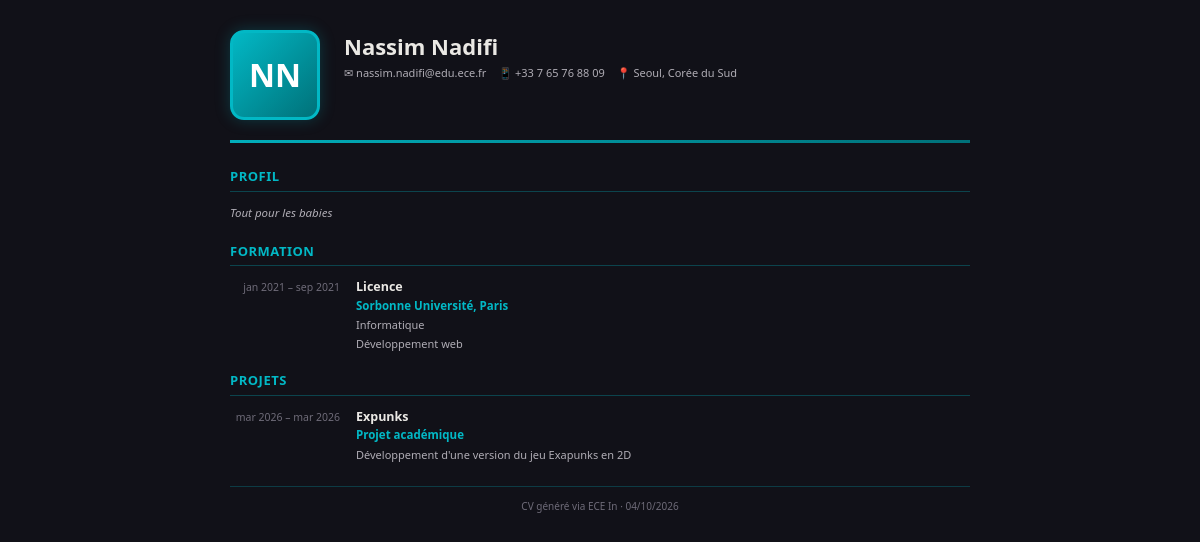
Page /cv/generer_cv.php (signed in) on the earlier database version.
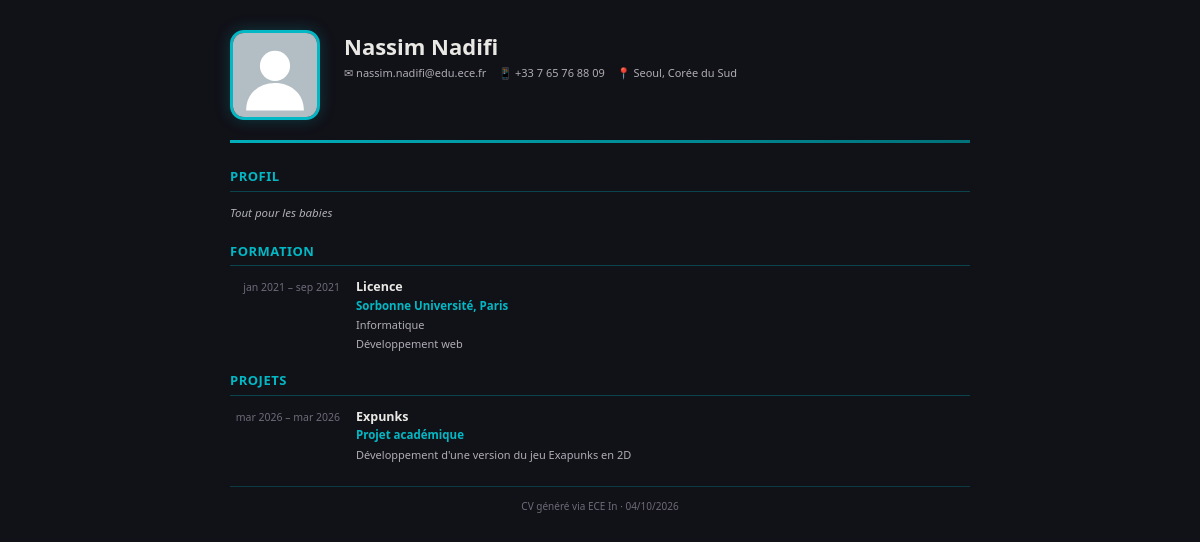
Same page on the later database version.
### tables this page shows
CREATE TABLE `utilisateurs` (
  `id` int(11) NOT NULL,
  `pseudo` varchar(50) NOT NULL,
  `email` varchar(100) NOT NULL,
  `mot_de_passe` varchar(255) NOT NULL,
  `nom` varchar(100) NOT NULL,
  `prenom` varchar(100) NOT NULL,
  `role` enum('auteur','administrateur') NOT NULL DEFAULT 'auteur',
  `photo` varchar(255) DEFAULT 'assets/images/default_avatar.svg',
  `image_fond` varchar(255) DEFAULT 'assets/images/default_bg.jpg',
  `titre` varchar(200) DEFAULT NULL,
  `biographie` text,
  `localisation` varchar(200) DEFAULT NULL,
  `site_web` varchar(255) DEFAULT NULL,
  `telephone` varchar(30) DEFAULT NULL,
  `date_naissance` date DEFAULT NULL,
  `date_inscription` datetime NOT NULL DEFAULT CURRENT_TIMESTAMP,
  `derniere_connexion` datetime DEFAULT NULL,
  `actif` tinyint(1) NOT NULL DEFAULT '1'
);

CREATE TABLE `formations` (
  `id` int(11) NOT NULL,
  `utilisateur_id` int(11) NOT NULL,
  `etablissement` varchar(200) NOT NULL,
  `diplome` varchar(200) NOT NULL,
  `domaine` varchar(200) DEFAULT NULL,
  `date_debut` date NOT NULL,
  `date_fin` date DEFAULT NULL,
  `en_cours` tinyint(1) DEFAULT '0',
  `description` text,
  `lieu` varchar(200) DEFAULT NULL
);

CREATE TABLE `projets` (
  `id` int(11) NOT NULL,
  `utilisateur_id` int(11) NOT NULL,
  `titre` varchar(200) NOT NULL,
  `description` text,
  `date_debut` date DEFAULT NULL,
  `date_fin` date DEFAULT NULL,
  `en_cours` tinyint(1) DEFAULT '0',
  `lien` varchar(255) DEFAULT NULL,
  `type` varchar(100) DEFAULT NULL
);

### config/config.php (called while the page is built, shortened)
<?php
function t(string $fr, ...$args): string {
    $texte = $fr;
    return $args ? sprintf($texte, ...$args) : $texte;
}
function h(string $data): string {
    return htmlspecialchars($data, ENT_QUOTES, 'UTF-8');
}

### cv/generer_cv.php (the view, shortened to what this page needs)
<?php
require_once __DIR__ . '/../config/config.php';
$pdo    = getDB();
$userId = $_SESSION['utilisateur_id'];
$stmtUser = $pdo->prepare("SELECT * FROM utilisateurs WHERE id = ?");
$stmtUser->execute([$userId]);
$user = $stmtUser->fetch();
$stmtForm = $pdo->prepare("SELECT * FROM formations WHERE utilisateur_id = ? ORDER BY date_debut DESC");
$stmtForm->execute([$userId]);
$formations = $stmtForm->fetchAll();
$stmtProj = $pdo->prepare("SELECT * FROM projets WHERE utilisateur_id = ? ORDER BY date_debut DESC");
$stmtProj->execute([$userId]);
$projets = $stmtProj->fetchAll();
$moisFr = [
    1 => 'jan', 2 => 'fév', 3 => 'mar', 4 => 'avr', 5 => 'mai', 6 => 'juin',
    7 => 'juil', 8 => 'août', 9 => 'sep', 10 => 'oct', 11 => 'nov', 12 => 'déc',
];
function formatCVDate($date) {
    global $moisFr;
    return $moisFr[(int)date('n', strtotime($date))] . ' ' . date('Y', strtotime($date));
}
?>
<!DOCTYPE html>
<html lang="<?= LANG ?>">
<head>
</head>
<body>
<div class="cv-wrapper">
    <div class="cv-header">
        <?php
        if (!empty($user['photo'])):
            $photoPath = '../' . $user['photo'];
            $photoSrc = BASE_PATH . '/' . $user['photo'];
            if (file_exists($photoSrc)):
        ?>
        <img src="<?= h($photoPath) ?>" alt="<?= t('Photo de profil') ?>" class="cv-photo">
        <?php else: ?>
        <div class="cv-photo-placeholder">
            <?= strtoupper(mb_substr($user['prenom'], 0, 1) . mb_substr($user['nom'], 0, 1)) ?>
        </div>
        <?php endif; ?>
        <?php else: ?>
        <div class="cv-photo-placeholder">
            <?= strtoupper(mb_substr($user['prenom'], 0, 1) . mb_substr($user['nom'], 0, 1)) ?>
        </div>
        <?php endif; ?>
        <div style="flex:1">
            <div class="cv-nom"><?= h($user['prenom'] . ' ' . $user['nom']) ?></div>
            <div class="cv-contacts">
                <?php if ($user['email']): ?>
                <div class="cv-contact-item">✉ <?= h($user['email']) ?></div>
                <?php endif; ?>
                <?php if ($user['telephone']): ?>
                <div class="cv-contact-item">📱 <?= h($user['telephone']) ?></div>
                <?php endif; ?>
                <?php if ($user['localisation']): ?>
                <div class="cv-contact-item">📍 <?= h($user['localisation']) ?></div>
                <?php endif; ?>
            </div>
        </div>
    </div>
    <?php if ($user['biographie']): ?>
    <div class="cv-section">
        <div class="cv-section-title"><?= t('Profil') ?></div>
        <p class="cv-bio"><?= nl2br(h($user['biographie'])) ?></p>
    </div>
    <?php endif; ?>
    <?php if (!empty($formations)): ?>
    <div class="cv-section">
        <div class="cv-section-title"><?= t('Formation') ?></div>
        <?php foreach ($formations as $f): ?>
        <div class="cv-item">
            <div class="cv-item-dates">
                <?= formatCVDate($f['date_debut']) ?> –
                <?= $f['en_cours'] ? t('Présent') : formatCVDate($f['date_fin']) ?>
            </div>
            <div class="cv-item-content">
                <div class="cv-item-title"><?= h($f['diplome']) ?></div>
                <div class="cv-item-subtitle"><?= h($f['etablissement']) ?><?= $f['lieu'] ? ', ' . h($f['lieu']) : '' ?></div>
                <?php if ($f['domaine']): ?>
                <div class="cv-item-desc"><?= h($f['domaine']) ?></div>
                <?php endif; ?>
                <?php if ($f['description']): ?>
                <div class="cv-item-desc"><?= nl2br(h($f['description'])) ?></div>
                <?php endif; ?>
            </div>
        </div>
        <?php endforeach; ?>
    </div>
    <?php endif; ?>
    <?php if (!empty($projets)): ?>
    <div class="cv-section">
        <div class="cv-section-title"><?= t('Projets') ?></div>
        <?php foreach ($projets as $p): ?>
        <div class="cv-item">
            <div class="cv-item-dates">
                <?= $p['date_debut'] ? formatCVDate($p['date_debut']) : '' ?>
                <?php if ($p['date_fin'] || $p['en_cours']): ?>
                – <?= $p['en_cours'] ? t('Présent') : formatCVDate($p['date_fin']) ?>
                <?php endif; ?>
            </div>
            <div class="cv-item-content">
                <div class="cv-item-title"><?= h($p['titre']) ?></div>
                <?php if ($p['type']): ?>
                <div class="cv-item-subtitle"><?= h(t($p['type'])) ?></div>
                <?php endif; ?>
                <?php if ($p['description']): ?>
                <div class="cv-item-desc"><?= nl2br(h($p['description'])) ?></div>
                <?php endif; ?>
            </div>
        </div>
        <?php endforeach; ?>
    </div>
    <?php endif; ?>
    <div class="cv-footer">
        <?= t('CV généré via ECE In') ?> · <?= date('d/m/Y') ?>
    </div>
</div>
</body>
</html>

### cv/generer_cv.php (style rules this page uses)
* { margin:0; padding:0; box-sizing:border-box; }
body { font-family: 'Poppins', 'Segoe UI', Calibri, Arial, sans-serif; font-size: 12px; line-height: 1.5; color: #eae8e4; background: #111118; }
.cv-wrapper { max-width: 800px; margin: 0 auto; padding: 30px; }
.cv-header { display: flex; align-items: flex-start; gap: 24px; padding-bottom: 20px; border-bottom: 3px solid; border-image: linear-gradient(135deg, #02B8C5, #007179) 1; margin-bottom: 24px; }
.cv-photo { width: 90px; height: 90px; border-radius: 14px; object-fit: cover; border: 3px solid #02B8C5; box-shadow: 0 0 15px rgba(2, 184, 197, .25); }
.cv-nom { font-size: 22px; font-weight: 700; color: #eae8e4; margin-bottom: 2px; }
.cv-contacts { display: flex; flex-wrap: wrap; gap: 12px; font-size: 11px; color: #b0adb5; }
.cv-contact-item { display: flex; align-items: center; gap: 4px; }
.cv-section { margin-bottom: 20px; }
.cv-section-title { font-size: 13px; font-weight: 700; color: #02B8C5; text-transform: uppercase; letter-spacing: 0.5px; border-bottom: 1.5px solid rgba(2, 184, 197, .3); padding-bottom: 4px; margin-bottom: 12px; }
.cv-item { display: flex; gap: 16px; margin-bottom: 14px; }
.cv-item-dates { width: 110px; min-width: 110px; font-size: 10.5px; color: #6e6b78; text-align: right; padding-top: 2px; }
.cv-item-content { flex: 1; }
.cv-item-title { font-weight: 700; font-size: 12.5px; color: #eae8e4; }
.cv-item-subtitle { font-weight: 600; font-size: 11.5px; color: #02B8C5; }
.cv-item-desc { font-size: 11px; color: #b0adb5; margin-top: 3px; line-height: 1.4; }
.cv-bio { font-size: 11.5px; color: #b0adb5; line-height: 1.6; font-style: italic; }
.cv-footer { text-align: center; font-size: 10px; color: #6e6b78; border-top: 1px solid rgba(2, 184, 197, .25); padding-top: 12px; margin-top: 24px; }
.cv-photo-placeholder { width: 90px; height: 90px; border-radius: 14px; background: linear-gradient(135deg, #02B8C5, #007179); display: flex; align-items: center; justify-content: center; font-size: 2rem; color: #fff; font-weight: 900; border: 3px solid #02B8C5; flex-shrink: 0; box-shadow: 0 0 15px rgba(2, 184, 197, .25); }

Differences in the rows shown:
changed utilisateurs "Nassim Nadifi": photo: picture added; prenom+nom "NN" → (not shown)
